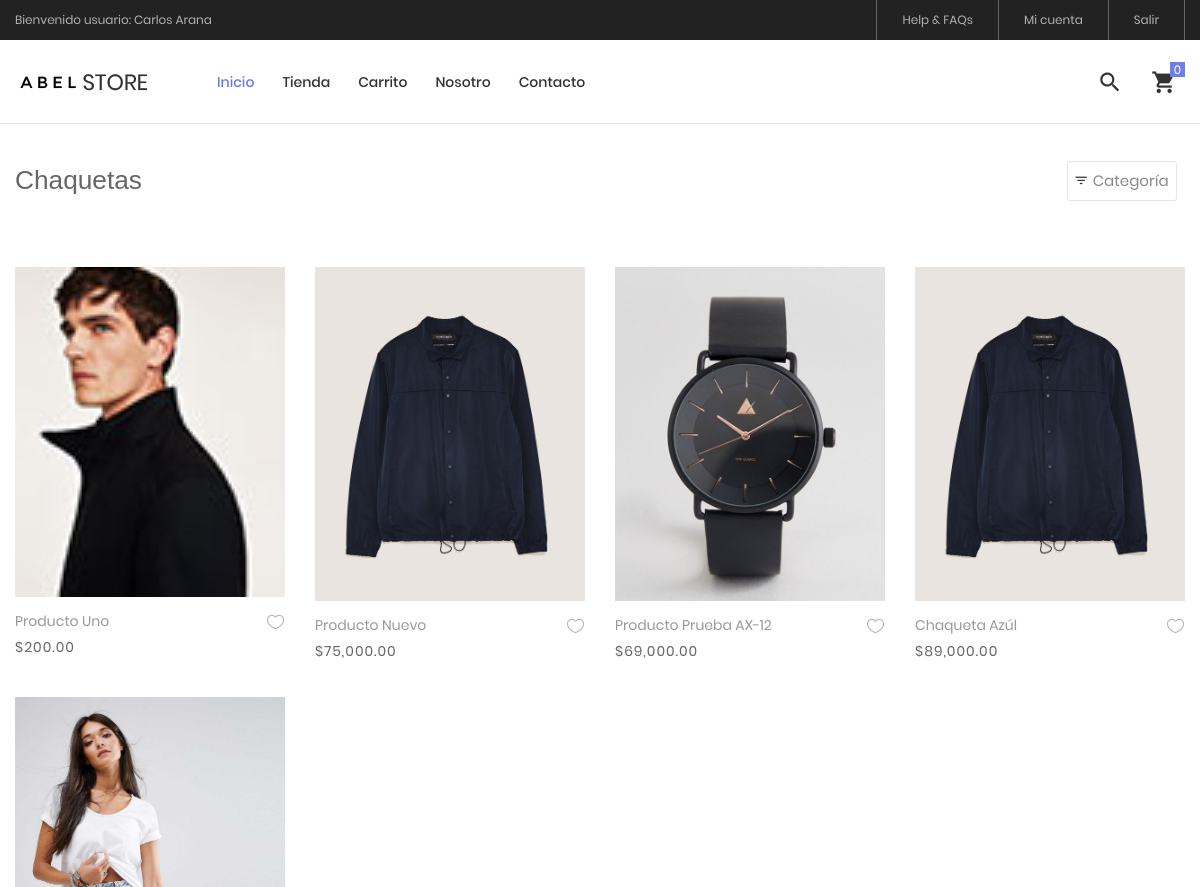
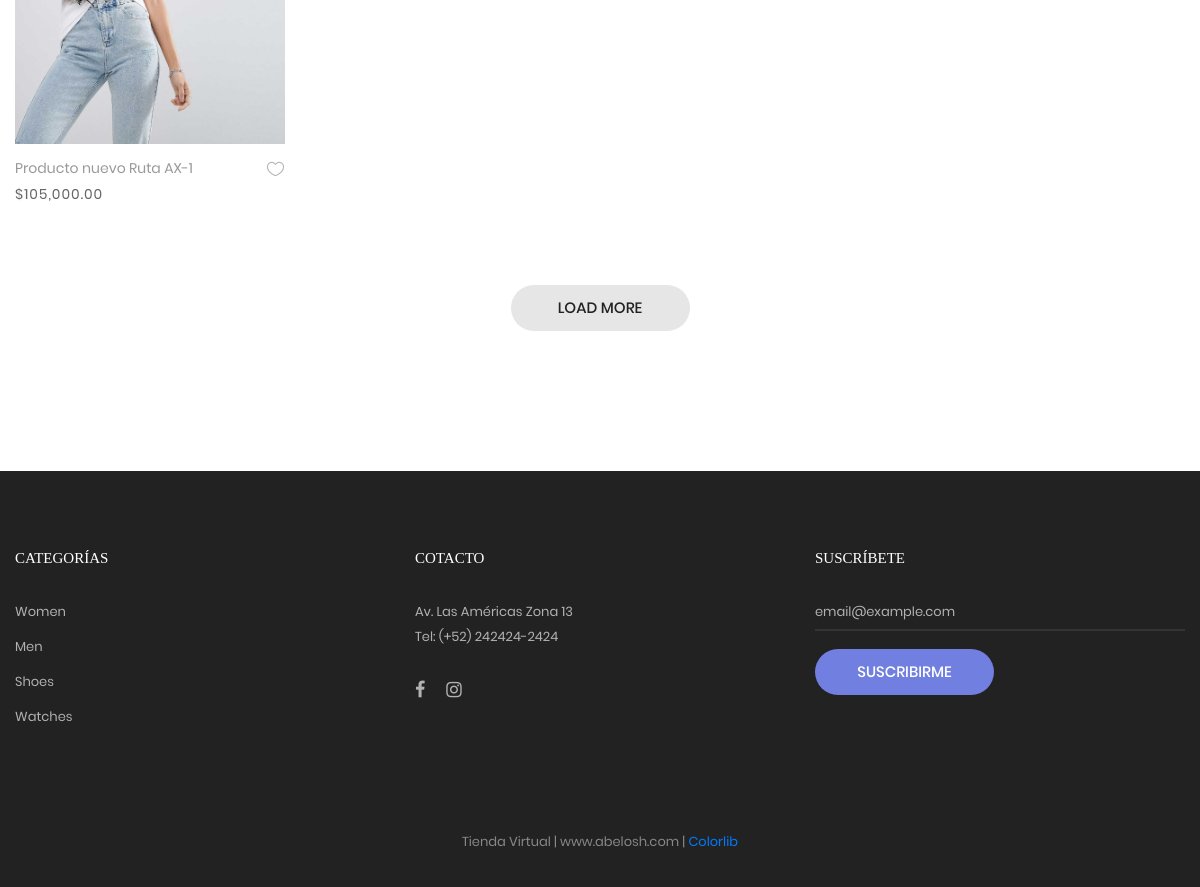
Page /tienda/categoria/1/chaquetas on the committed database (2 pictures, top to bottom).
### tables this page shows
CREATE TABLE IF NOT EXISTS `producto` (
  `idproducto` bigint(20) NOT NULL AUTO_INCREMENT,
  `categoriaid` bigint(20) NOT NULL,
  `codigo` varchar(30) NOT NULL,
  `nombre` varchar(255) NOT NULL,
  `descripcion` text NOT NULL,
  `precio` decimal(11,2) NOT NULL,
  `stock` int(11) NOT NULL,
  `imagen` varchar(100) NOT NULL,
  `datecreated` datetime NOT NULL DEFAULT CURRENT_TIMESTAMP,
  `ruta` varchar(255) NOT NULL,
  `status` int(11) NOT NULL DEFAULT '1',
  PRIMARY KEY (`idproducto`),
  KEY `categoriaid` (`categoriaid`)
);

### Libraries/Core/Views.php (called while the page is built)
<?php
	class Views
	{
		function getView($controller,$view,$data="")
		{
			$controller = get_class($controller);
			if($controller == "Home"){
				$view = "Views/".$view.".php";
			}else{
				$view = "Views/".$controller."/".$view.".php";
			}
			require_once ($view);
		}
	}
 ?>

### index.php (called while the page is built, shortened)
<?php
	require_once("Helpers/Helpers.php");
	require_once("Libraries/Core/Load.php");
 ?>

### Libraries/Core/Mysql.php (called while the page is built, shortened)
<?php
	class Mysql extends Conexion
	{
		private $conexion;
		function __construct()
		{
			$this->conexion = new Conexion();
			$this->conexion = $this->conexion->conect();
		}
		public function select(string $query)
		{
			$this->strquery = $query;
        	$result = $this->conexion->prepare($this->strquery);
			$result->execute();
        	$data = $result->fetch(PDO::FETCH_ASSOC);
        	return $data;
		}
		public function select_all(string $query)
		{
			$this->strquery = $query;
        	$result = $this->conexion->prepare($this->strquery);
			$result->execute();
        	$data = $result->fetchall(PDO::FETCH_ASSOC);
        	return $data;
		}
	}
 ?>

### Libraries/Core/Conexion.php (called while the page is built)
<?php
class Conexion{
	private $conect;
	public function __construct(){
		$connectionString = "mysql:host=".DB_HOST.";dbname=".DB_NAME.";charset=".DB_CHARSET;
		try{
			$this->conect = new PDO($connectionString, DB_USER, DB_PASSWORD);
			$this->conect->setAttribute(PDO::ATTR_ERRMODE, PDO::ERRMODE_EXCEPTION);
		}catch(PDOException $e){
			$this->conect = 'Error de conexión';
		    echo "ERROR: " . $e->getMessage();
		}
	}
	public function conect(){
		return $this->conect;
	}
}
?>

### Models/TProducto.php (called while the page is built, shortened)
<?php
require_once("Libraries/Core/Mysql.php");
trait TProducto{
	public function getProductosCategoriaT(int $idcategoria, string $ruta){
		$this->intIdcategoria = $idcategoria;
		$this->strRuta = $ruta;
		$this->con = new Mysql();
		$sql_cat = "SELECT idcategoria,nombre FROM categoria WHERE idcategoria = '{$this->intIdcategoria}'";
		$request = $this->con->select($sql_cat);
		if(!empty($request)){
			$this->strCategoria = $request['nombre'];
			$sql = "SELECT p.idproducto,
							p.codigo,
							p.nombre,
							p.descripcion,
							p.categoriaid,
							c.nombre as categoria,
							p.precio,
							p.ruta,
							p.stock
					FROM producto p
					INNER JOIN categoria c
					ON p.categoriaid = c.idcategoria
					WHERE p.status != 0 AND p.categoriaid = $this->intIdcategoria AND c.ruta = '{$this->strRuta}' ";
					$request = $this->con->select_all($sql);
					if(count($request) > 0){
						for ($c=0; $c < count($request) ; $c++) {
							$intIdProducto = $request[$c]['idproducto'];
							$sqlImg = "SELECT img
									FROM imagen
									WHERE productoid = $intIdProducto";
							$arrImg = $this->con->select_all($sqlImg);
							if(count($arrImg) > 0){
								for ($i=0; $i < count($arrImg); $i++) {
									$arrImg[$i]['url_image'] = media().'/images/uploads/'.$arrImg[$i]['img'];
								}
							}
							$request[$c]['images'] = $arrImg;
						}
					}
			$request = array('idcategoria' => $this->intIdcategoria,
								'categoria' => $this->strCategoria,
								'productos' => $request
							);
		}
		return $request;
	}
}
 ?>

### Helpers/Helpers.php (called while the page is built, shortened)
<?php
	function base_url()
	{
		return BASE_URL;
	}
    function media()
    {
        return BASE_URL."/Assets";
    }
    function formatMoney($cantidad){
        $cantidad = number_format($cantidad,2,SPD,SPM);
        return $cantidad;
    }
 ?>

### Views/Tienda/categoria.php (the view, shortened to what this page needs)
<?php
$arrProductos = $data['productos'];
 ?>
<br><br><br>
<hr>
	<div class="bg0 m-t-23 p-b-140">
		<div class="container">
			<div class="flex-w flex-sb-m p-b-52">
				<div class="flex-w flex-l-m filter-tope-group m-tb-10">
					<h3><?= $data['page_title']; ?></h3>
				</div>
				<div class="flex-w flex-c-m m-tb-10">
					<div class="flex-c-m stext-106 cl6 size-104 bor4 pointer hov-btn3 trans-04 m-r-8 m-tb-4 js-show-filter">
						<i class="icon-filter cl2 m-r-6 fs-15 trans-04 zmdi zmdi-filter-list"></i>
						 Categoría &nbsp;
					</div>
				</div>
			</div>
			<div class="row isotope-grid">
			<?php
			if(!empty($arrProductos)){
				for ($p=0; $p < count($arrProductos); $p++) {
					$ruta = $arrProductos[$p]['ruta'];
					if(count($arrProductos[$p]['images']) > 0 ){
						$portada = $arrProductos[$p]['images'][0]['url_image'];
					}else{
						$portada = media().'/images/uploads/product.png';
					}
			 ?>
				<div class="col-sm-6 col-md-4 col-lg-3 p-b-35 isotope-item women">
					<div class="block2">
						<div class="block2-pic hov-img0">
							<img src="<?= $portada ?>" alt="<?= $arrProductos[$p]['nombre'] ?>">
						</div>
						<div class="block2-txt flex-w flex-t p-t-14">
							<div class="block2-txt-child1 flex-col-l ">
								<a href="<?= base_url().'/tienda/producto/'.$arrProductos[$p]['idproducto'].'/'.$ruta; ?>" class="stext-104 cl4 hov-cl1 trans-04 js-name-b2 p-b-6">
									<?= $arrProductos[$p]['nombre'] ?>
								</a>
								<span class="stext-105 cl3">
									<?= SMONEY.formatMoney($arrProductos[$p]['precio']); ?>
								</span>
							</div>
							<div class="block2-txt-child2 flex-r p-t-3">
								<a href="<?= base_url().'/tienda/producto/'.$arrProductos[$p]['nombre']; ?>" class="btn-addwish-b2 dis-block pos-relative js-addwish-b2">
									<img class="icon-heart1 dis-block trans-04" src="<?= media() ?>/tienda/images/icons/icon-heart-01.png" alt="ICON">
								</a>
							</div>
						</div>
					</div>
				</div>
			<?php
				}
			}else{
				echo "No hay productos para mostrar.";
			}
			?>
			</div>
			<div class="flex-c-m flex-w w-full p-t-45">
				<a href="#" class="flex-c-m stext-101 cl5 size-103 bg2 bor1 hov-btn1 p-lr-15 trans-04">
					Load More
				</a>
			</div>
		</div>
	</div>

### rows in the picture
producto: shows a picture, nombre "Producto Uno", precio "200.00"
producto: nombre "Producto Nuevo", precio "75,000.00"
producto: shows a picture, nombre "Producto Prueba AX-12", precio "69,000.00"
producto: nombre "Chaqueta Azúl", precio "89,000.00"
producto: shows a picture, nombre "Producto nuevo Ruta AX-1", precio "105,000.00"

### other values in the picture
$data['page_title'] "Chaquetas"
NOMBRE_EMPESA "Tienda Virtual"
WEB_EMPRESA "www.abelosh.com"
